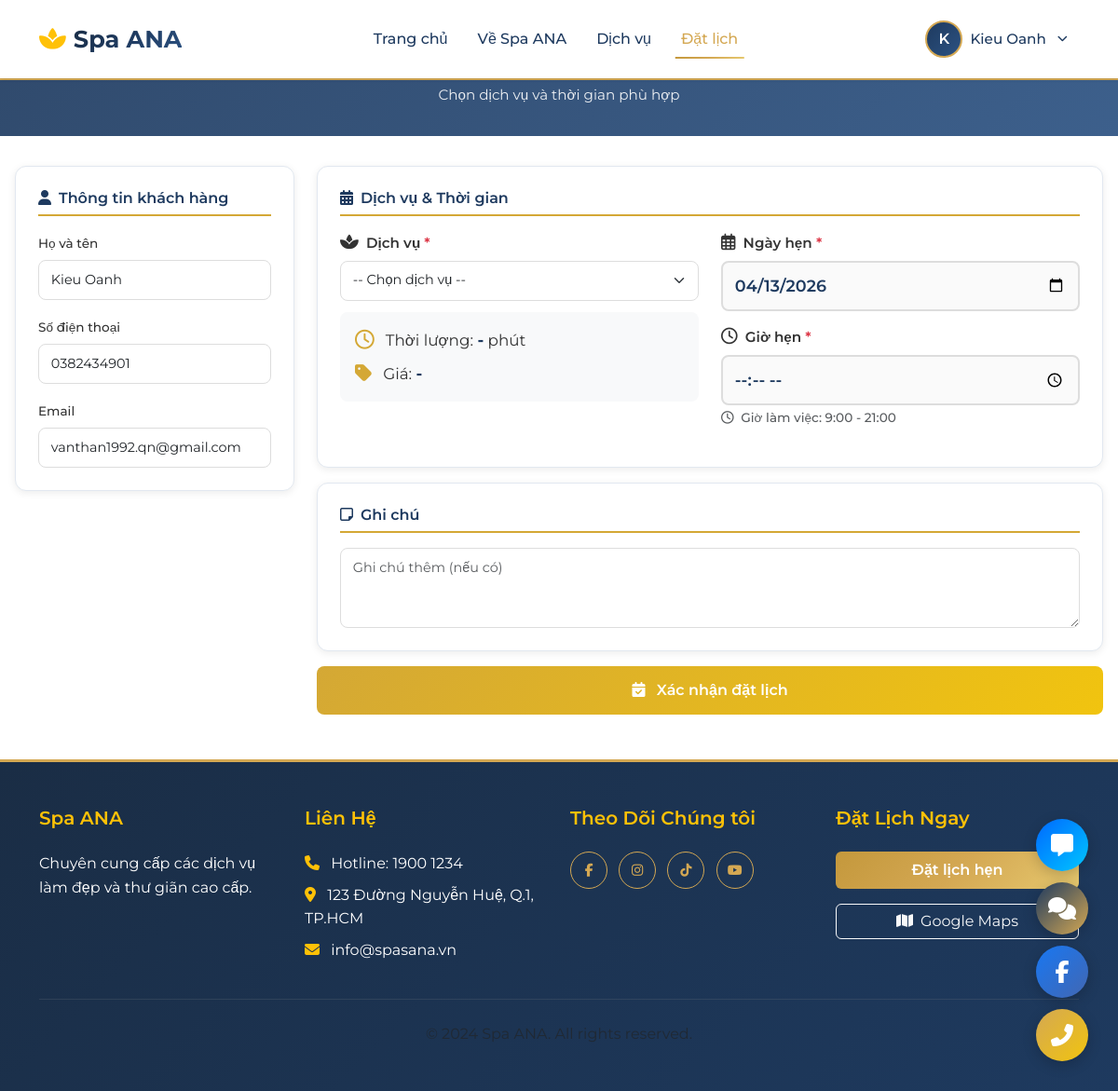
/booking/ (signed in), run on the app's committed database.
### accounts/models.py (models this page shows, shortened)
class CustomerProfile(models.Model):
    GENDER_CHOICES = [
        ('M', 'Nam'),
        ('F', 'Nữ'),
        ('O', 'Khác'),
    ]
    user = models.OneToOneField(
        User,
        on_delete=models.CASCADE,
        related_name='customer_profile',
        verbose_name='User'
    )
    phone = models.CharField(
        max_length=20,
        unique=True,
        verbose_name='Số điện thoại',
        help_text='Dùng cho login (username = phone)'
    )
    email = models.EmailField(
        blank=True,
        verbose_name='Email'
    )
    full_name = models.CharField(
        max_length=200,
        verbose_name='Họ và tên đầy đủ',
        default=''
    )
    gender = models.CharField(
        max_length=1,
        choices=GENDER_CHOICES,
        blank=True,
        verbose_name='Giới tính'
    )
    dob = models.DateField(
        blank=True,
        null=True,
        verbose_name='Ngày sinh'
    )
    address = models.TextField(
        blank=True,
        verbose_name='Địa chỉ'
    )
    notes = models.TextField(
        blank=True,
        verbose_name='Ghi chú'
    )
    created_at = models.DateTimeField(
        auto_now_add=True,
        verbose_name='Ngày đăng ký'
    )
    updated_at = models.DateTimeField(
        auto_now=True,
        verbose_name='Cập nhật lần cuối'
    )
    class Meta:
        verbose_name = 'Khách hàng'
        verbose_name_plural = 'Khách hàng'
        ordering = ['-created_at']
        indexes = [
            models.Index(fields=['phone']),
        ]

### appointments/views.py (the view)
# urls.py: path('booking/', views.booking, name='booking'),
def booking(request):
    if not request.user.is_authenticated:
        messages.warning(request, 'Vui lòng đăng nhập để đặt lịch hên.')
        return redirect(f'/login/?next=/booking/')
    try:
        customer_profile = request.user.customer_profile
    except CustomerProfile.DoesNotExist:
        customer_profile = CustomerProfile.objects.create(
            user=request.user,
            phone=request.user.username,
            full_name=request.user.get_full_name() or request.user.username,
            email=request.user.email or '',
        )
        messages.info(request, 'Hồ sơ của bạn đã được tạo. Vui lòng cập nhật thông tin đầy đủ.')
    selected_service_id = request.GET.get('service')
    form = AppointmentForm()
    if request.method == 'POST':
        form = AppointmentForm(request.POST)
        if form.is_valid():
            customer_name = request.POST.get('customer_name', '').strip()
            customer_phone = request.POST.get('customer_phone', '').strip()
            customer_email = request.POST.get('customer_email', '').strip()
            if customer_name:
                customer_profile.full_name = customer_name
            if customer_phone:
                customer_profile.phone = customer_phone
            if customer_email:
                customer_profile.email = customer_email
            customer_profile.save()
            appointment = form.save(commit=False)
            appointment.customer = customer_profile
            appointment.source = 'web'
            appointment.status = 'pending'
            appointment.save()
            messages.success(
                request,
                f'Đặt lịch thành công! Mã lịch hẹn: {appointment.appointment_code}. Vui lòng chờ xác nhận.'
            )
            return redirect('appointments:my_appointments')
    else:
        if selected_service_id:
            form.fields['service'].initial = selected_service_id
    services = Service.objects.filter(is_active=True)
    return render(request, 'appointments/booking.html', {
        'form': form,
        'services': services,
        'customer_profile': customer_profile,
    })

### templates/appointments/booking.html (shortened to what this page needs)
{% extends 'spa/base.html' %}
{% block content %}
<section class="page-header">
    <div class="container">
        <h1>Đặt Lịch Hẹn</h1>
        <p class="subtitle mb-0">Chọn dịch vụ và thời gian phù hợp</p>
    </div>
</section>
<section class="booking-section">
    <div class="booking-container">
        <form method="post" action="{% url 'appointments:booking' %}" id="bookingForm" novalidate>
            <div class="booking-grid">
                <div class="customer-sidebar">
                    <h4><i class="fas fa-user me-2"></i>Thông tin khách hàng</h4>
                    <div class="mb-3">
                        <label class="form-label">Họ và tên</label>
                        <input type="text"
                               name="customer_name"
                               class="form-control"
                               value="{{ customer_profile.full_name|default:request.user.get_full_name|default:request.user.username }}"
                               placeholder="Nhập họ và tên">
                    </div>
                    <div class="mb-3">
                        <label class="form-label">Số điện thoại</label>
                        <input type="tel"
                               name="customer_phone"
                               class="form-control"
                               value="{{ customer_profile.phone|default:request.user.username }}"
                               placeholder="Nhập số điện thoại">
                    </div>
                    <div class="mb-0">
                        <label class="form-label">Email</label>
                        <input type="email"
                               name="customer_email"
                               class="form-control"
                               value="{{ customer_profile.email|default:request.user.email }}"
                               placeholder="Nhập email">
                    </div>
                </div>
                <div class="booking-main">
                    <div class="form-card">
                        <h4><i class="fas fa-calendar-alt me-2"></i>Dịch vụ & Thời gian</h4>
                        <div class="row">
                            <div class="col-md-6 mb-3">
                                <label for="{{ form.service.id_for_label }}" class="form-label" style="font-size: 0.95rem; font-weight: 600;">
                                    <i class="fas fa-spa me-1" style="font-size: 1.1rem;"></i>
                                    Dịch vụ <span class="text-danger">*</span>
                                </label>
                                {{ form.service }}
                                <div class="service-info-box">
                                    <div class="service-info-item">
                                        <i class="far fa-clock"></i>
                                        <span>Thời lượng: <span class="value" id="serviceDuration">-</span> phút</span>
                                    </div>
                                    <div class="service-info-item">
                                        <i class="fas fa-tag"></i>
                                        <span>Giá: <span class="value" id="servicePrice">-</span></span>
                                    </div>
                                </div>
                            </div>
                            <div class="col-md-6 mb-3">
                                <label for="{{ form.appointment_date.id_for_label }}" class="form-label" style="font-size: 0.95rem; font-weight: 600;">
                                    <i class="far fa-calendar-alt me-1" style="font-size: 1.1rem;"></i>
                                    Ngày hẹn <span class="text-danger">*</span>
                                </label>
                                {{ form.appointment_date }}
                                <label for="{{ form.appointment_time.id_for_label }}" class="form-label mt-3" style="font-size: 0.95rem; font-weight: 600;">
                                    <i class="far fa-clock me-1" style="font-size: 1.1rem;"></i>
                                    Giờ hẹn <span class="text-danger">*</span>
                                </label>
                                {{ form.appointment_time }}
                                <small class="text-muted" style="font-size: 0.85rem; font-weight: 500;">
                                    <i class="far fa-clock me-1"></i>
                                    Giờ làm việc: 9:00 - 21:00
                                </small>
                            </div>
                        </div>
                    </div>
                    <div class="form-card">
                        <h4><i class="far fa-sticky-note me-2"></i>Ghi chú</h4>
                        {{ form.notes }}
                    </div>
                    <button type="submit" class="btn btn-submit">
                        <i class="fas fa-calendar-check me-2"></i>
                        Xác nhận đặt lịch
                    </button>
                </div>
            </div>
        </form>
    </div>
</section>
{% endblock %}

### templates/spa/includes/header.html (shortened to what this page needs)
{% load static %}
<header class="header-fixed">
    <nav class="navbar navbar-expand-lg navbar-light bg-white shadow-sm">
        <div class="container">
            <a class="navbar-brand" href="{% url 'pages:home' %}">
                <i class="fas fa-spa text-warning me-2"></i>
                <span class="brand-text">Spa ANA</span>
            </a>
            <div class="collapse navbar-collapse" id="navbarNav">
                <ul class="navbar-nav mx-auto mb-2 mb-lg-0">
                    <li class="nav-item">
                        <a class="nav-link {% if request.resolver_match.url_name == 'home' %}active{% endif %}" href="{% url 'pages:home' %}">Trang chủ</a>
                    </li>
                    <li class="nav-item">
                        <a class="nav-link {% if request.resolver_match.url_name == 'about' %}active{% endif %}" href="{% url 'pages:about' %}">Về Spa ANA</a>
                    </li>
                    <li class="nav-item">
                        <a class="nav-link {% if request.resolver_match.url_name == 'service_list' %}active{% endif %}" href="{% url 'spa_services:service_list' %}">Dịch vụ</a>
                    </li>
                    <li class="nav-item">
                        <a class="nav-link {% if request.resolver_match.url_name == 'booking' %}active{% endif %}" href="{% url 'appointments:booking' %}">Đặt lịch</a>
                    </li>
                </ul>
                <div class="d-flex align-items-center">
                    {% if user.is_authenticated %}
                        <div class="avatar-dropdown dropdown">
                            <button class="avatar-btn" type="button" id="avatarDropdown" data-bs-toggle="dropdown" aria-expanded="false">
                                <div class="avatar-circle">
                                    {% if user.customer_profile.full_name %}
                                        {{ user.customer_profile.full_name|slice:":1"|upper }}
                                    {% else %}
                                        {{ user.username|slice:":1"|upper }}
                                    {% endif %}
                                </div>
                                <span class="avatar-name d-none d-lg-inline">
                                    {% if user.customer_profile.full_name %}
                                        {{ user.customer_profile.full_name|truncatechars:15 }}
                                    {% else %}
                                        {{ user.username|truncatechars:15 }}
                                    {% endif %}
                                </span>
                                <i class="fas fa-chevron-down ms-1 avatar-chevron"></i>
                            </button>
                        </div>
                    {% else %}
                        <a class="nav-link {% if request.resolver_match.url_name == 'login' %}active{% endif %} me-2" href="{% url 'accounts:login' %}">Đăng nhập</a>
                        <a class="btn btn-warning text-white px-3" href="{% url 'accounts:register' %}">Đăng ký</a>
                    {% endif %}
                </div>
            </div>
        </div>
    </nav>
</header>

### static/css/style.css (style rules this page uses)
:root { --primary-blue: #1e3a5f; --primary-blue-light: #2c5282; --primary-blue-dark: #1a2d45; --gold-primary: #d4a853; --gold-light: #e6c86e; --gold-dark: #c4983c; --secondary-color: #f8f9fa; --dark-color: #2d3748; --light-color: #ffffff; --success-color: #38a169; --danger-color: #e53e3e; --warning-color: #d69e2e; --info-color: #3182ce; --gradient-primary: linear-gradient(135deg, var(--primary-blue) 0%, var(--primary-blue-light) 100%); --gradient-gold: linear-gradient(135deg, var(--gold-dark) 0%, var(--gold-primary) 50%, var(--gold-light) 100%); --gradient-spa: linear-gradient(135deg, var(--primary-blue-dark) 0%, var(--primary-blue) 50%, var(--primary-blue-light) 100%); --shadow-sm: 0 2px 4px rgba(0, 0, 0, 0.08); --shadow-md: 0 4px 8px rgba(0, 0, 0, 0.12); --shadow-lg: 0 8px 16px rgba(0, 0, 0, 0.15); --shadow-gold: 0 4px 12px rgba(212, 168, 83, 0.25); --transition: all 0.3s ease; --transition-fast: all 0.15s ease; }
* { margin: 0; padding: 0; box-sizing: border-box; }
body { font-family: 'Montserrat', sans-serif; font-size: 16px; line-height: 1.6; color: var(--dark-color); background-color: var(--light-color); overflow-x: hidden; }
a { text-decoration: none; transition: var(--transition); }
button { font-family: 'Montserrat', sans-serif; }
.header-fixed { position: fixed; top: 0; left: 0; right: 0; z-index: 1000; background: rgba(255, 255, 255, 0.98); backdrop-filter: blur(10px); border-bottom: 2px solid var(--gold-primary); }
.navbar { padding: 1rem 0; transition: var(--transition); }
.navbar-brand { font-size: 1.6rem; font-weight: 700; color: var(--primary-blue) !important; display: flex; align-items: center; }
.brand-text { background: var(--gradient-spa); -webkit-background-clip: text; -webkit-text-fill-color: transparent; background-clip: text; }
.nav-link { font-weight: 500; color: var(--primary-blue) !important; padding: 0.5rem 1rem !important; position: relative; }
.nav-link:hover, .nav-link.active { color: var(--gold-primary) !important; }
.nav-link::after { content: ''; position: absolute; bottom: 0; left: 50%; width: 0; height: 2px; background: var(--gradient-gold); transform: translateX(-50%); transition: var(--transition); }
.nav-link:hover::after, .nav-link.active::after { width: 80%; }
.form-control { border-radius: 8px; padding: 0.75rem 1rem; border: 1px solid #e2e8f0; transition: var(--transition); }
.form-label { font-weight: 500; margin-bottom: 0.5rem; color: var(--primary-blue); }

### templates/spa/includes/header.html (style rules this page uses)
.avatar-dropdown { position: relative; }
.avatar-btn { display: flex; align-items: center; gap: 8px; background: transparent; border: none; padding: 6px 12px; border-radius: 50px; cursor: pointer; transition: all 0.3s ease; }
.avatar-circle { width: 40px; height: 40px; border-radius: 50%; background: linear-gradient(135deg, #1e3a5f 0%, #2c5282 100%); color: white; display: flex; align-items: center; justify-content: center; font-weight: 600; font-size: 1rem; border: 2px solid #d4a853; transition: all 0.3s ease; }
.avatar-name { color: #1e3a5f; font-weight: 500; font-size: 0.95rem; max-width: 120px; overflow: hidden; text-overflow: ellipsis; white-space: nowrap; text-align: center; }
.avatar-chevron { font-size: 0.7rem; color: #1e3a5f; transition: transform 0.3s ease; }

### data on the page
CustomerProfile: customer_name "Kieu Oanh", customer_phone "0382434901", customer_email "vanthan1992.qn@gmail.com"

### other printed values
{{ user.customer_profile.full_name|slice:":1"|upper }} "K"
{{ user.customer_profile.full_name|truncatechars:15 }} "Kieu Oanh"
